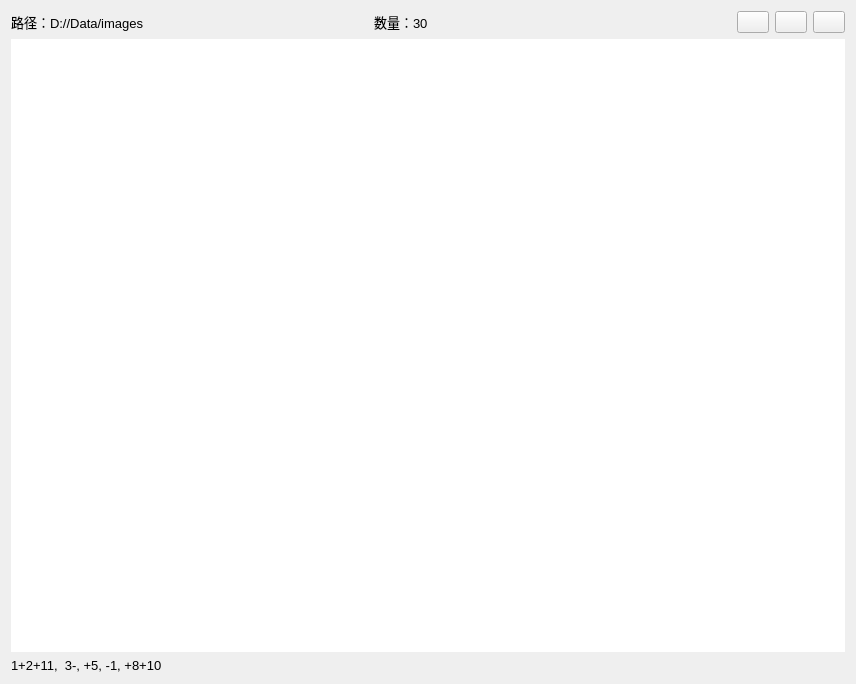
<?xml version="1.0" encoding="UTF-8"?>
<ui version="4.0">
 <class>Form</class>
 <widget class="QWidget" name="Form">
  <property name="geometry">
   <rect>
    <x>0</x>
    <y>0</y>
    <width>856</width>
    <height>684</height>
   </rect>
  </property>
  <property name="windowTitle">
   <string>Form</string>
  </property>
  <layout class="QVBoxLayout" name="verticalLayout">
   <item>
    <layout class="QHBoxLayout" name="horizontalLayout">
     <item>
      <widget class="QLabel" name="label">
       <property name="font">
        <font>
         <pointsize>10</pointsize>
        </font>
       </property>
       <property name="text">
        <string>路径：D://Data/images</string>
       </property>
      </widget>
     </item>
     <item>
      <widget class="QLabel" name="label_2">
       <property name="font">
        <font>
         <pointsize>10</pointsize>
        </font>
       </property>
       <property name="text">
        <string>数量：30</string>
       </property>
      </widget>
     </item>
     <item>
      <widget class="QPushButton" name="pushButton_3">
       <property name="maximumSize">
        <size>
         <width>32</width>
         <height>24</height>
        </size>
       </property>
       <property name="text">
        <string/>
       </property>
       <property name="icon">
        <iconset>
         <normaloff>images/add/add.png</normaloff>images/add/add.png</iconset>
       </property>
      </widget>
     </item>
     <item>
      <widget class="QPushButton" name="pushButton_2">
       <property name="maximumSize">
        <size>
         <width>32</width>
         <height>24</height>
        </size>
       </property>
       <property name="text">
        <string/>
       </property>
       <property name="icon">
        <iconset>
         <normaloff>images/add/add.png</normaloff>images/add/add.png</iconset>
       </property>
      </widget>
     </item>
     <item>
      <widget class="QPushButton" name="pushButton">
       <property name="maximumSize">
        <size>
         <width>32</width>
         <height>24</height>
        </size>
       </property>
       <property name="text">
        <string/>
       </property>
       <property name="icon">
        <iconset>
         <normaloff>images/delete.png</normaloff>images/delete.png</iconset>
       </property>
      </widget>
     </item>
    </layout>
   </item>
   <item>
    <widget class="QListWidget" name="listWidget">
     <property name="frameShape">
      <enum>QFrame::NoFrame</enum>
     </property>
     <property name="flow">
      <enum>QListView::LeftToRight</enum>
     </property>
     <property name="isWrapping" stdset="0">
      <bool>true</bool>
     </property>
     <property name="resizeMode">
      <enum>QListView::Adjust</enum>
     </property>
    </widget>
   </item>
   <item>
    <widget class="QLabel" name="label_3">
     <property name="font">
      <font>
       <pointsize>10</pointsize>
      </font>
     </property>
     <property name="text">
      <string>1+2+11,  3-, +5, -1, +8+10</string>
     </property>
    </widget>
   </item>
  </layout>
 </widget>
 <resources/>
 <connections/>
</ui>
